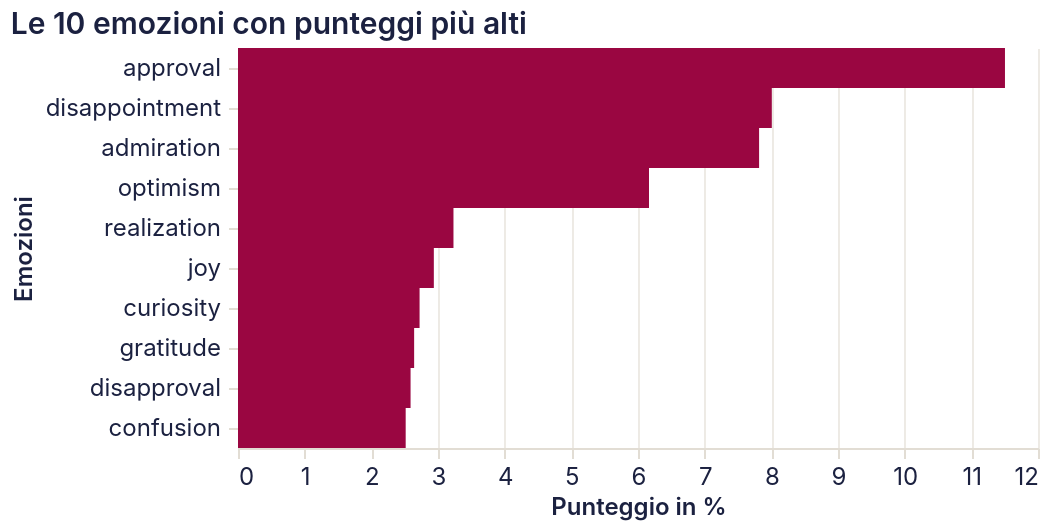

The Vega-Lite source for this figure:
### Vega-Lite specification from a JSON file in a GitHub repository (floating-point values rounded to 4 significant figures)
{"config": {"background": "transparent", "view": {"continuousWidth": 400, "continuousHeight": 300, "stroke": null, "fill": null}, "mark": {"color": "#1b2140"}, "arc": {"fill": "#1b2140"}, "area": {"fill": "#1b2140", "line": true, "fillOpacity": 0.15}, "line": {"stroke": "#1b2140", "strokeWidth": 2}, "path": {"stroke": "#1b2140"}, "rect": {"fill": "#1b2140"}, "bar": {"fill": "#1b2140"}, "point": {"fill": "#1b2140", "filled": true}, "shape": {"stroke": "#1b2140"}, "symbol": {"fill": "#1b2140"}, "title": {"color": "#1b2140", "anchor": "start", "fontSize": 15, "font": "Inter, system-ui, -apple-system, BlinkMacSystemFont, 'Segoe UI', Roboto, sans-serif", "fontWeight": 600, "subtitleColor": "#1b2140", "subtitleFont": "Inter, system-ui, -apple-system, BlinkMacSystemFont, 'Segoe UI', Roboto, sans-serif"}, "axis": {"labelColor": "#1b2140", "labelFontSize": 12, "labelFont": "Inter, system-ui, -apple-system, BlinkMacSystemFont, 'Segoe UI', Roboto, sans-serif", "labelFontWeight": 400, "titleColor": "#1b2140", "titleFont": "Inter, system-ui, -apple-system, BlinkMacSystemFont, 'Segoe UI', Roboto, sans-serif", "titleFontWeight": 600, "titleFontSize": 12, "grid": true, "gridColor": "#e2ddd4", "gridWidth": 0.6, "domainColor": "#e2ddd4", "tickColor": "#e2ddd4", "labelAngle": 0, "labelPadding": 4, "tickSize": 5}, "axisBand": {"grid": false}, "legend": {"labelFontSize": 11, "titleFontSize": 12, "labelFont": "Inter, system-ui, -apple-system, BlinkMacSystemFont, 'Segoe UI', Roboto, sans-serif", "titleFont": "Inter, system-ui, -apple-system, BlinkMacSystemFont, 'Segoe UI', Roboto, sans-serif", "labelColor": "#1b2140", "titleColor": "#1b2140", "symbolType": "circle", "padding": 4}, "range": {"category": ["#1b2140", "#ff8009", "#9a0641", "#ffe34a", "#e7b6af", "#0088b0", "#e03830"]}}, "data": {"name": "data-ef16a4b84172232919b44c13bb4df784"}, "mark": {"type": "bar", "color": "#9a0641", "size": 20}, "encoding": {"tooltip": [{"field": "score %", "title": "Punteggio in %", "type": "quantitative"}], "x": {"axis": {"title": "Punteggio in %"}, "field": "score %", "type": "quantitative"}, "y": {"axis": {"title": "Emozioni"}, "field": "emotion", "sort": "-x", "type": "nominal"}}, "title": "Le 10 emozioni con punteggi più alti", "$schema": "https://vega.github.io/schema/vega-lite/v6.4.1.json", "datasets": {"data-ef16a4b84172232919b44c13bb4df784": [{"emotion": "approval", "score %": 11.5}, {"emotion": "disappointment", "score %": 8.007}, {"emotion": "admiration", "score %": 7.816}, {"emotion": "optimism", "score %": 6.165}, {"emotion": "realization", "score %": 3.232}, {"emotion": "joy", "score %": 2.938}, {"emotion": "curiosity", "score %": 2.724}, {"emotion": "gratitude", "score %": 2.642}, {"emotion": "disapproval", "score %": 2.589}, {"emotion": "confusion", "score %": 2.515}]}}
